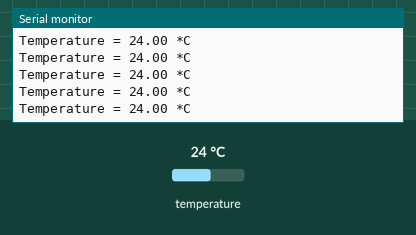
The sketch below on a simulated Arduino Uno, built with avr-gcc and run on an emulated ATmega328P. Shown: the last lines printed to the serial monitor. The test bench sets the inputs (shaded band); at power-on: temperature 24 °C.

Above: at 1.2 s.
1.3 s: temperature set to 12 °C
At 2.2 s:
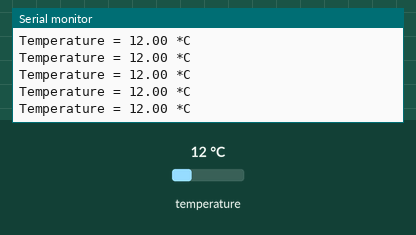
4.3 s: temperature set to 19 °C
At 4.9 s:
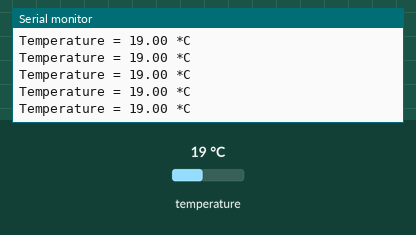
Timing chart, 0 to 7.3 s (numbered marks = the images above; inputs shaded):
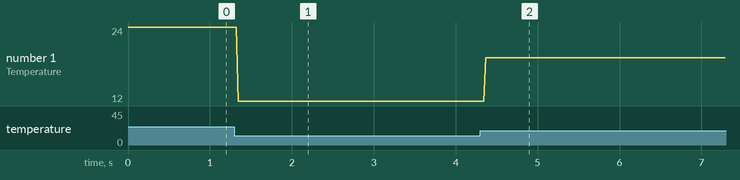

Measured:
- after the input at 1.3 s, the serial monitor: prints a new line after 0.05 s (image 1)
- after the input at 4.3 s, the serial monitor: prints a new line after 0.07 s (image 2)
- plotted number 1: 24 → 12 after the input at 1.3 s, 12 → 19 after the input at 4.3 s

The sketch:

getTemperature.ino
```cpp
#include <Wire.h>
#include <Adafruit_BMP085.h>

Adafruit_BMP085 bmp;

void setup() {
  Serial.begin(9600);
  if (!bmp.begin()) {
  Serial.println("Could not find a valid BMP085 sensor, check wiring!");
  while (1) {}
  }
}

void loop() {
    Serial.print("Temperature = ");
    Serial.print(bmp.readTemperature());
    Serial.println(" *C");

}
```
